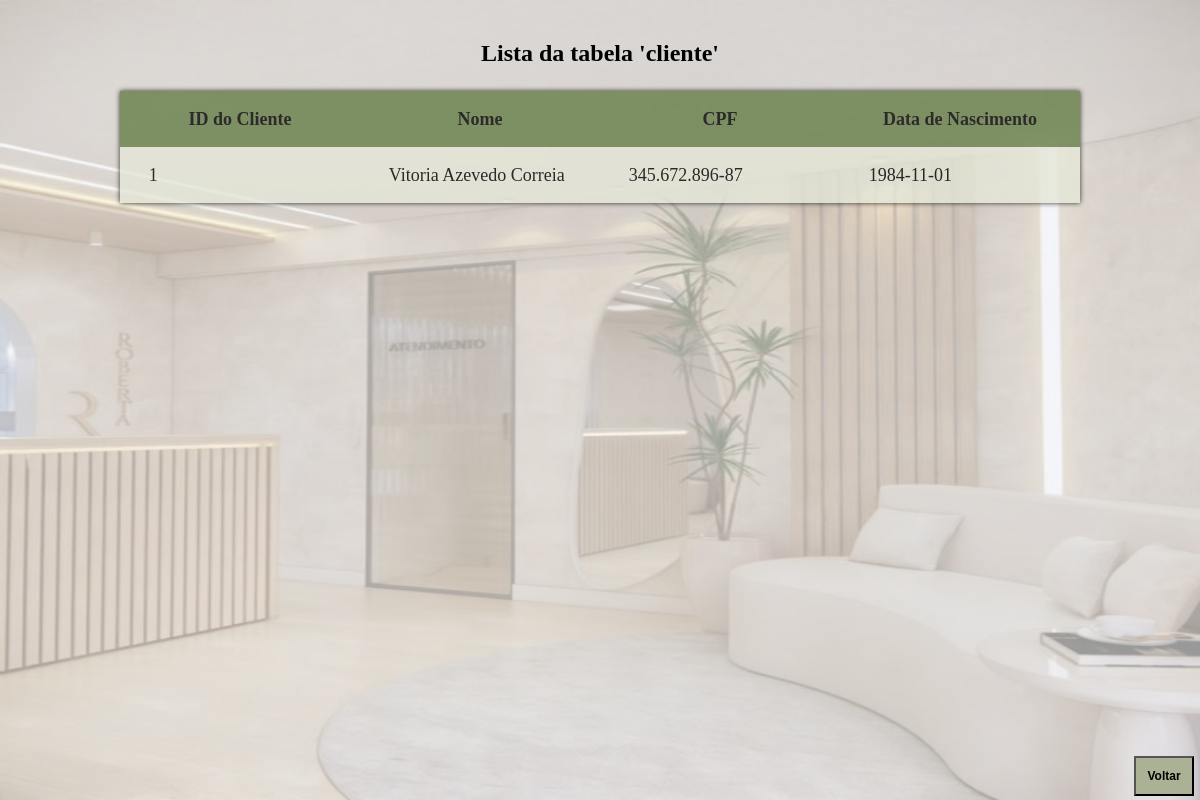
The app's page /AcessoBD/cliente/Listar.php with its own data.
### tables this page shows
CREATE TABLE `cliente` (
  `ID_Cliente` int(11) NOT NULL,
  `Nome` varchar(100) NOT NULL,
  `CPF` varchar(14) NOT NULL,
  `Data_nascimento` date NOT NULL
);

### AcessoBD/cliente/Cliente.php (called while the page is built, shortened)
<?php
    class Cliente
    {
        function listar()
        {
            try
            {
                $this->conn = new Conectar();
                $sql = $this->conn->query("select * from cliente order by ID_Cliente");
                $sql->execute();
                return $sql->fetchAll();
            }
            catch(PDOException $exc)
            {
                echo "Erro ao executar consulta. " . $exc->getMessage();
            }
        }
    }
?>

### AcessoBD/cliente/Listar.php (the view, shortened to what this page needs)
<!DOCTYPE html>
<html lang="en">
<head>
    <link rel="stylesheet" type="text/css" href="CSS/Listar.css">
</head>
<body>
    <main>
        <?php
            $pos = 0;
            include_once 'Cliente.php';
            $p = new Cliente();
            $pro_bd=$p->listar();
        ?>
        <p>Lista da tabela 'cliente'<p>
        <table>
            <tr class="cap">
                <th>ID do Cliente</th>
                <th>Nome</th>
                <th>CPF</th>
                <th>Data de Nascimento</th>
            </tr>
        <?php
            foreach($pro_bd as $pro_mostrar)
            {
                $pos = $pos + 1;
                if($pos % 2 == 1){
                    echo "<tr class='par'>";
                }
                else{
                    echo "<tr class='impar'>";
                }
                echo "<td> $pro_mostrar[0] </td>";
                echo "<td> $pro_mostrar[1] </td>";
                echo "<td> $pro_mostrar[2] </td>";
                echo "<td> $pro_mostrar[3] </td>";
                echo "</tr>";
            }
        ?>
        </table>
    </main>
    <form action="../../menu/index.htm">
        <input type="submit" value="Voltar">
    </form>
    <div class="fundo"></div>
</body>
</html>

### AcessoBD/cliente/CSS/Listar.css (style rules this page uses)
body { padding: 0; margin: 0; width: 100vw; overflow-x: hidden; }
.fundo { position: fixed; top: 0; bottom: 0; width: 100vw; height: 100vh; background-image: url('../../../img/clientesfundo.jpeg'); background-size: 100% 100%; background-repeat: no-repeat; z-index: -1; opacity: 40%; }
main { margin-top: 5vh; }
p { text-align: center; font-weight: bold; font-size: 2vw; }
table { box-shadow: 0 0 5px black; margin: auto; width: 80vw; border-collapse: collapse; font-size: 1.5vw; opacity: 80%; color: rgb(0, 0, 0); margin-bottom: 4vh; }
th { width: 25%; }
td { padding-left: 3%; }
tr { height: 7vh; }
.cap { background-color: #667f48; }
.par { background-color: rgb(228, 231, 216); }
form { position: fixed; bottom: 0.5vh; right: 0.5vw; height: 5vh; width: 5vw; }
input { height: 100%; width: 100%; background-color: #abb194; color: rgb(0, 0, 0); font-weight: bold; font-size: 1vw; }

### records on screen
cliente: ID_Cliente "1", Nome "Vitoria Azevedo Correia", CPF "345.672.896-87", Data_nascimento "1984-11-01"
